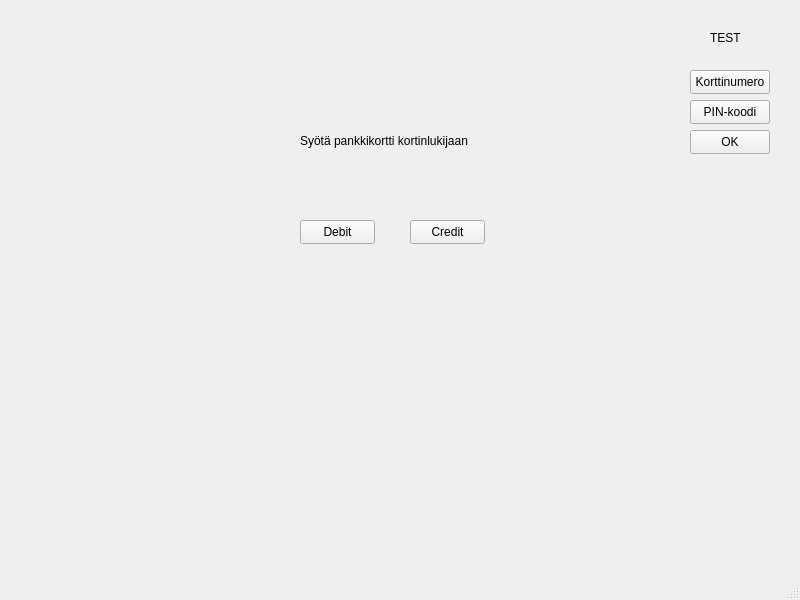
<?xml version="1.0" encoding="UTF-8"?>
<ui version="4.0">
 <class>MainWindow</class>
 <widget class="QMainWindow" name="MainWindow">
  <property name="geometry">
   <rect>
    <x>0</x>
    <y>0</y>
    <width>800</width>
    <height>600</height>
   </rect>
  </property>
  <property name="windowTitle">
   <string>MainWindow</string>
  </property>
  <widget class="QWidget" name="centralwidget">
   <widget class="QLabel" name="startStatuslabel">
    <property name="geometry">
     <rect>
      <x>300</x>
      <y>130</y>
      <width>171</width>
      <height>21</height>
     </rect>
    </property>
    <property name="text">
     <string>Syötä pankkikortti kortinlukijaan</string>
    </property>
   </widget>
   <widget class="QPushButton" name="cardSimButton">
    <property name="geometry">
     <rect>
      <x>690</x>
      <y>70</y>
      <width>80</width>
      <height>24</height>
     </rect>
    </property>
    <property name="text">
     <string>Korttinumero</string>
    </property>
   </widget>
   <widget class="QPushButton" name="pinSimButton">
    <property name="geometry">
     <rect>
      <x>690</x>
      <y>100</y>
      <width>80</width>
      <height>24</height>
     </rect>
    </property>
    <property name="text">
     <string>PIN-koodi</string>
    </property>
   </widget>
   <widget class="QPushButton" name="OKButton">
    <property name="geometry">
     <rect>
      <x>690</x>
      <y>130</y>
      <width>80</width>
      <height>24</height>
     </rect>
    </property>
    <property name="text">
     <string>OK</string>
    </property>
   </widget>
   <widget class="QLabel" name="label_3">
    <property name="geometry">
     <rect>
      <x>710</x>
      <y>30</y>
      <width>31</width>
      <height>16</height>
     </rect>
    </property>
    <property name="text">
     <string>TESTI</string>
    </property>
   </widget>
   <widget class="QPushButton" name="debitButton">
    <property name="geometry">
     <rect>
      <x>300</x>
      <y>220</y>
      <width>75</width>
      <height>24</height>
     </rect>
    </property>
    <property name="text">
     <string>Debit</string>
    </property>
   </widget>
   <widget class="QPushButton" name="creditButton">
    <property name="geometry">
     <rect>
      <x>410</x>
      <y>220</y>
      <width>75</width>
      <height>24</height>
     </rect>
    </property>
    <property name="text">
     <string>Credit</string>
    </property>
   </widget>
  </widget>
  <widget class="QMenuBar" name="menubar">
   <property name="geometry">
    <rect>
     <x>0</x>
     <y>0</y>
     <width>800</width>
     <height>22</height>
    </rect>
   </property>
  </widget>
  <widget class="QStatusBar" name="statusbar"/>
 </widget>
 <resources/>
 <connections/>
</ui>
